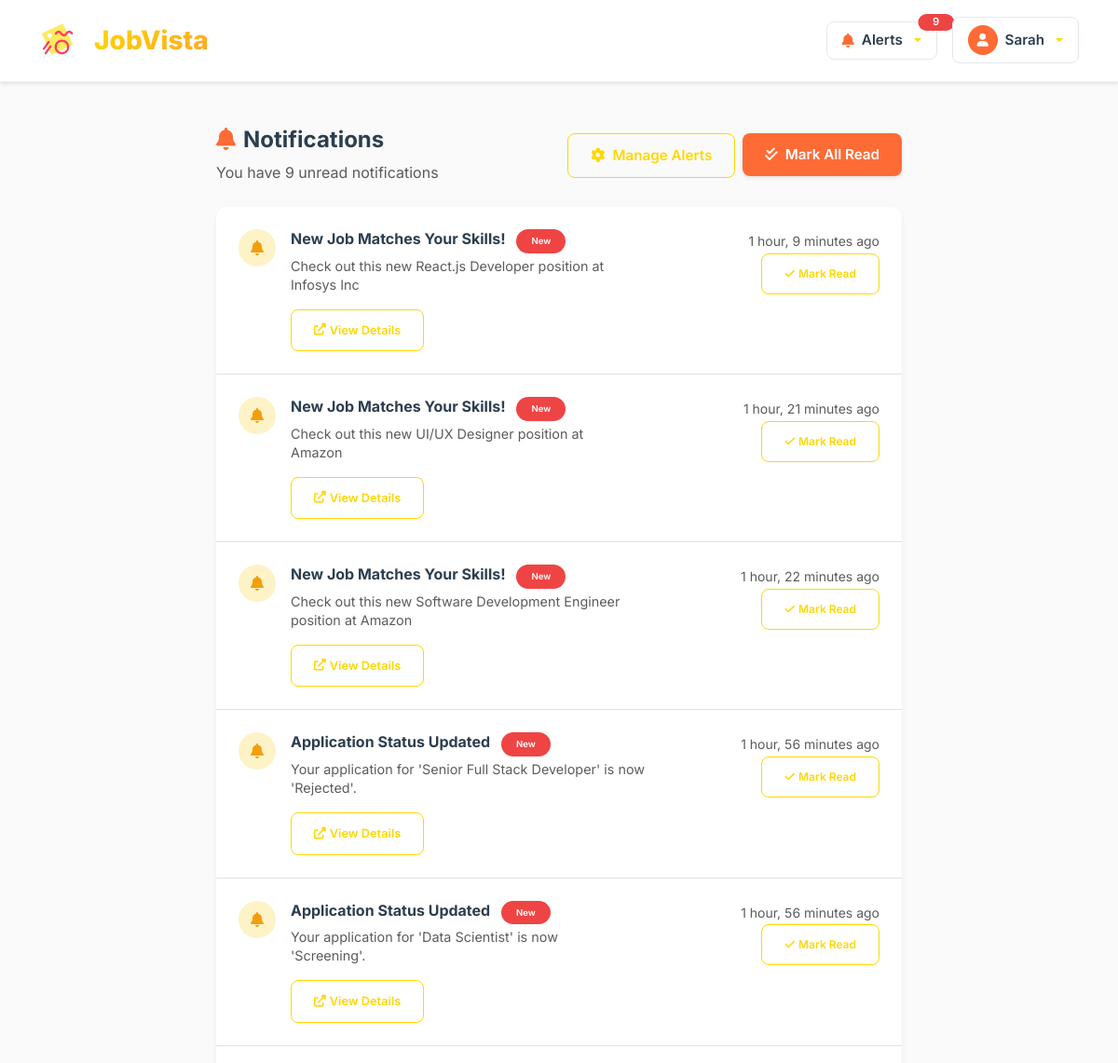
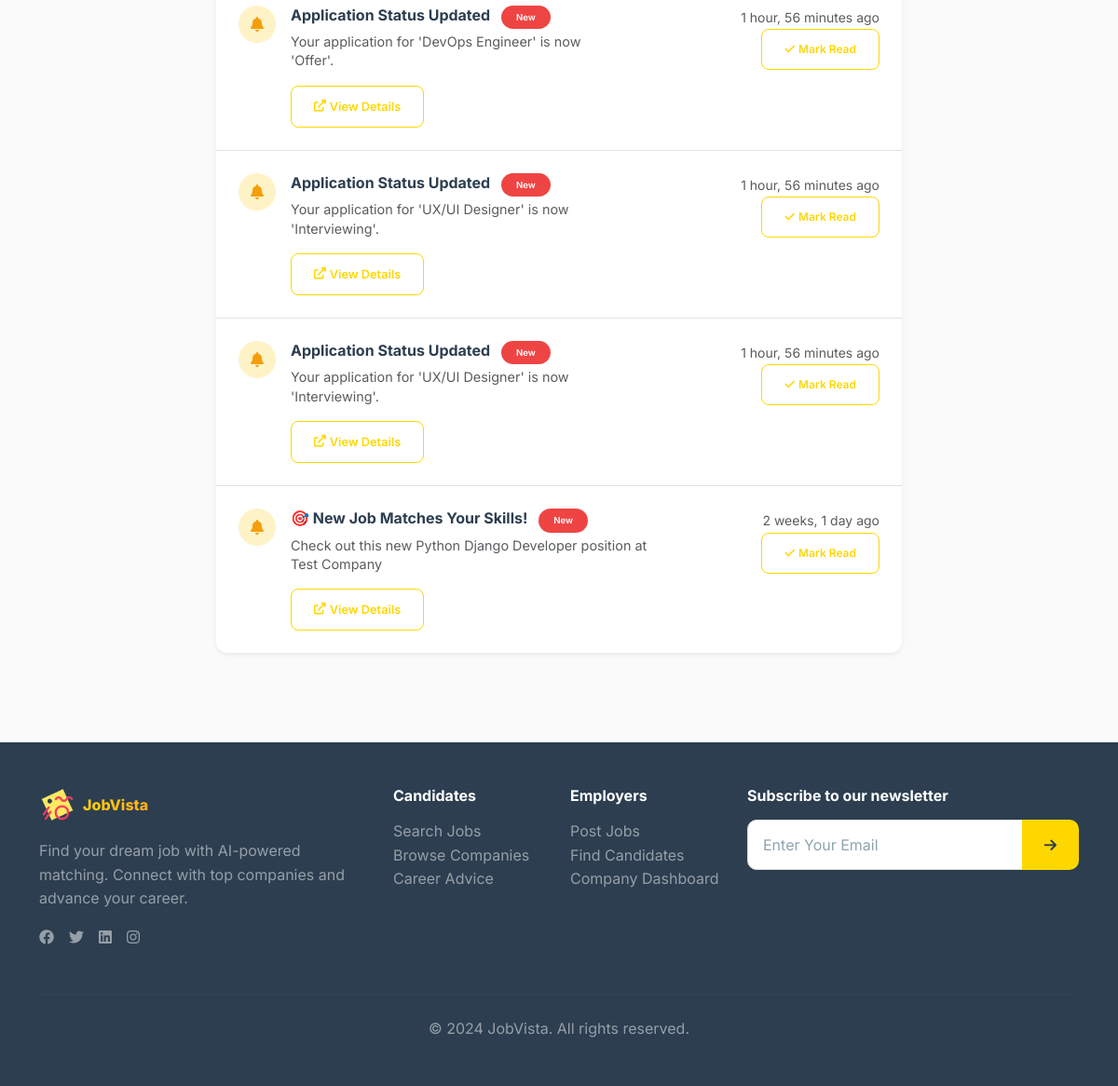
The app's page /notifications/ (signed in) with its own data (2 pictures, top to bottom).
### accounts/models.py (models this page shows, shortened)
class Notification(models.Model):
    user = models.ForeignKey(User, on_delete=models.CASCADE, related_name='notifications')
    title = models.CharField(max_length=200)
    message = models.TextField()
    link = models.CharField(max_length=300, blank=True)
    is_read = models.BooleanField(default=False)
    created_at = models.DateTimeField(auto_now_add=True)

### accounts/views.py (the view, shortened to what this page needs)
# urls.py: path('notifications/', notifications_view, name='notifications'),
@login_required
def notifications_view(request):
    notifications = Notification.objects.filter(user=request.user).order_by('-created_at')
    from django.core.paginator import Paginator
    paginator = Paginator(notifications, 10)
    page_number = request.GET.get('page')
    page_obj = paginator.get_page(page_number)
    context = {
        'notifications': page_obj,
        'total_notifications': notifications.count(),
        'unread_count': notifications.filter(is_read=False).count(),
    }
    return render(request, 'accounts/notifications.html', context)

### accounts/context_processors.py (called while the page is built)
def notifications_context(request):
    if request.user.is_authenticated:
        try:
            notifications = Notification.objects.filter(
                user=request.user,
                is_read=False
            ).order_by('-created_at')[:5]
            return {'notifications': notifications}
        except Exception:
            return {'notifications': []}
    return {'notifications': []}

### templates/accounts/notifications.html (shortened to what this page needs)
{% extends 'base.html' %}
{% load static %}
{% block content %}
<div class="container py-5">
    <div class="row justify-content-center">
        <div class="col-lg-8">
            <div class="d-flex justify-content-between align-items-center mb-4">
                <div>
                    <h1 class="display-6 font-bold mb-2" style="color: var(--text-primary);">
                        <i class="fas fa-bell me-2" style="color: var(--accent);"></i>Notifications
                    </h1>
                    <p class="text-muted mb-0">
                        {% if unread_count > 0 %}
                            You have {{ unread_count }} unread notification{{ unread_count|pluralize }}
                        {% else %}
                            All caught up! No new notifications.
                        {% endif %}
                    </p>
                </div>
                <div class="d-flex gap-2">
                    <a href="{% url 'job_alerts' %}" class="btn btn-outline">
                        <i class="fas fa-cog me-2"></i>Manage Alerts
                    </a>
                    {% if unread_count > 0 %}
                    <form method="POST" class="d-inline">
                        <button type="submit" class="btn btn-primary" name="mark_all_read" value="true">
                            <i class="fas fa-check-double me-2"></i>Mark All Read
                        </button>
                    </form>
                    {% endif %}
                </div>
            </div>
            {% if notifications %}
                <div class="card border-0 shadow-sm">
                    <div class="card-body p-0">
                        {% for notification in notifications %}
                        <div class="d-flex align-items-start gap-3 p-4 {% if not forloop.last %}border-bottom{% endif %}" style="border-color: #f1f5f9;">
                            <div class="flex-shrink-0">
                                <div class="rounded-circle d-flex align-items-center justify-content-center"
                                     style="width: 40px; height: 40px; background: {% if notification.is_read %}#f8fafc{% else %}#fef3c7{% endif %}; color: {% if notification.is_read %}#64748b{% else %}#f59e0b{% endif %};">
                                    <i class="fas fa-bell" style="font-size: 1rem;"></i>
                                </div>
                            </div>
                            <div class="flex-grow-1">
                                <div class="d-flex justify-content-between align-items-start mb-2">
                                    <div>
                                        <h6 class="font-semibold mb-1 {% if not notification.is_read %}font-bold{% endif %}"
                                            style="color: var(--text-primary);">
                                            {{ notification.title }}
                                            {% if not notification.is_read %}
                                            <span class="badge" style="background: #ef4444; color: white; font-size: 0.6rem; margin-left: 0.5rem;">New</span>
                                            {% endif %}
                                        </h6>
                                        <p class="text-muted mb-2" style="font-size: 0.9rem; line-height: 1.4;">
                                            {{ notification.message }}
                                        </p>
                                    </div>
                                    <div class="text-end">
                                        <small class="text-muted">{{ notification.created_at|timesince }} ago</small>
                                        {% if not notification.is_read %}
                                        <form method="POST" class="d-inline ms-2">
                                            <button type="submit" class="btn btn-sm btn-outline" style="font-size: 0.75rem;">
                                                <i class="fas fa-check me-1"></i>Mark Read
                                            </button>
                                        </form>
                                        {% endif %}
                                    </div>
                                </div>
                                {% if notification.link %}
                                <a href="{{ notification.link }}" class="btn btn-sm btn-outline" style="font-size: 0.8rem;">
                                    <i class="fas fa-external-link-alt me-1"></i>View Details
                                </a>
                                {% endif %}
                            </div>
                        </div>
                        {% endfor %}
                    </div>
                </div>
            {% endif %}
        </div>
    </div>
</div>
{% endblock %}

### templates/base.html (shortened to what this page needs)
{% load static %}
<!DOCTYPE html>
<html lang="en">
<head>
    <link href="https://cdn.jsdelivr.net/npm/bootstrap@5.3.0/dist/css/bootstrap.min.css" rel="stylesheet">
    <link rel="stylesheet" href="https://cdnjs.cloudflare.com/ajax/libs/font-awesome/6.0.0/css/all.min.css">
</head>
<body {% if user.is_authenticated and user.customuser.role == 'company' %}class="company-theme"{% endif %}>
    <nav class="navbar">
    <div class="container">
        <div class="d-flex align-items-center justify-content-between w-100">
            <div class="d-flex align-items-center gap-4">
                <a href="{% url 'home' %}" class="navbar-brand">
                    <img src="{% static 'assets/logo/logo.png' %}" alt="JobVista" class="me-2" style="height: 2.5rem; width: auto;">
                    <span class="logo-text">JobVista</span>
                </a>
                </div>
            <div class="d-flex align-items-center gap-2">
                        {% if user.is_authenticated %}
                    <div class="dropdown me-2">
                        <button class="btn btn-outline dropdown-toggle d-flex align-items-center gap-2 position-relative" type="button" id="alertsDropdown" data-bs-toggle="dropdown" aria-expanded="false" style="border: 1px solid #e2e8f0; border-radius: 8px; padding: 0.5rem 1rem; background: white;">
                            <i class="fas fa-bell" style="color: var(--accent);"></i>
                            <span class="font-medium" style="color: var(--text-primary);">Alerts</span>
                            {% if notifications %}
                            <span class="position-absolute top-0 start-100 translate-middle badge rounded-pill" style="background: #ef4444; color: white; font-size: 0.7rem; min-width: 18px; height: 18px;">
                                {{ notifications|length }}
                            </span>
                            {% endif %}
                                </button>
                </div>
                    <div class="dropdown">
                        <button class="btn btn-outline dropdown-toggle d-flex align-items-center gap-2" type="button" id="userDropdown" data-bs-toggle="dropdown" aria-expanded="false" style="border: 1px solid #e2e8f0; border-radius: 8px; padding: 0.5rem 1rem; background: white;">
                            <div class="rounded-circle d-flex align-items-center justify-content-center" style="width: 32px; height: 32px; background: var(--accent); color: white; font-size: 0.875rem;">
                                <i class="fas fa-user"></i>
                            </div>
                            <span class="font-medium" style="color: var(--text-primary);">{{ user.first_name|default:user.username|truncatechars:15 }}</span>
                    </button>
        </div>
                {% else %}
                    <a href="{% url 'login' %}" class="btn btn-secondary">Sign In</a>
                    <a href="{% url 'signup' %}" class="btn btn-primary">Sign Up</a>
                {% endif %}
            </div>
            </div>
        </div>
    </nav>
    <main>
        {% block content %}
        {% endblock %}
    </main>
    <div id="toast-container" class="toast-container position-fixed top-0 end-0 p-3" style="z-index: 9999;"></div>
    <footer class="mt-5" style="background: var(--bg-dark);">
        <div class="container py-5">
            <div class="row">
                <div class="col-md-4 mb-4">
                    <div class="d-flex align-items-center mb-3">
                        <img src="{% static 'assets/logo/logo.png' %}" alt="JobVista" class="me-2" style="height: 2.5rem; width: auto;">
                        <span class="logo-text text-white">JobVista</span>
                    </div>
                    <p class="text-white-50">Find your dream job with AI-powered matching. Connect with top companies and advance your career.</p>
                    <div class="d-flex gap-3">
                        <a href="#" class="text-white-50"><i class="fab fa-facebook"></i></a>
                        <a href="#" class="text-white-50"><i class="fab fa-twitter"></i></a>
                        <a href="#" class="text-white-50"><i class="fab fa-linkedin"></i></a>
                        <a href="#" class="text-white-50"><i class="fab fa-instagram"></i></a>
                    </div>
                </div>
                <div class="col-md-2 mb-4">
                    <h6 class="font-bold mb-3 text-white">Candidates</h6>
                    <ul class="list-unstyled">
                        <li><a href="#" class="text-white-50 text-decoration-none">Search Jobs</a></li>
                        <li><a href="#" class="text-white-50 text-decoration-none">Browse Companies</a></li>
                        <li><a href="#" class="text-white-50 text-decoration-none">Career Advice</a></li>
                    </ul>
                </div>
                <div class="col-md-2 mb-4">
                    <h6 class="font-bold mb-3 text-white">Employers</h6>
                    <ul class="list-unstyled">
                        <li><a href="#" class="text-white-50 text-decoration-none">Post Jobs</a></li>
                        <li><a href="#" class="text-white-50 text-decoration-none">Find Candidates</a></li>
                        <li><a href="#" class="text-white-50 text-decoration-none">Company Dashboard</a></li>
                    </ul>
                </div>
                <div class="col-md-4 mb-4">
                    <h6 class="font-bold mb-3 text-white">Subscribe to our newsletter</h6>
                    <div class="input-group">
                        <input type="email" class="form-control" placeholder="Enter Your Email" style="border-radius: 10px 0 0 10px;">
                        <button class="btn" style="background: var(--primary); color: var(--text-primary); border-radius: 0 10px 10px 0;">
                            <i class="fas fa-arrow-right"></i>
                        </button>
                    </div>
                </div>
            </div>
            <hr class="my-4" style="border-color: rgba(255,255,255,0.1);">
            <div class="text-center">
                <p class="text-white-50 mb-0">&copy; 2024 JobVista. All rights reserved.</p>
            </div>
        </div>
    </footer>
</body>
</html>

### templates/base.html (style rules this page uses)
:root { --primary: #FFD700; --primary-light: #FFF59D; --primary-dark: #F57F17; --accent: #FF6B35; --accent-light: #FF8A65; --accent-dark: #E65100; --text-primary: #2C3E50; --text-secondary: #546E7A; --text-muted: #90A4AE; --border: #E0E0E0; --bg-primary: #FFFFFF; --bg-secondary: #FAFAFA; --bg-tertiary: #F5F5F5; --bg-dark: #2C3E50; --success: #4CAF50; --warning: #FF9800; --info: #2196F3; --danger: #F44336; --shadow-sm: 0 2px 4px 0 rgba(0, 0, 0, 0.1); --shadow-md: 0 4px 8px 0 rgba(0, 0, 0, 0.12); --shadow-lg: 0 8px 16px 0 rgba(0, 0, 0, 0.15); --shadow-xl: 0 12px 24px 0 rgba(0, 0, 0, 0.18); --gradient-primary: linear-gradient(135deg, #FFD700 0%, #FFA726 100%); --gradient-accent: linear-gradient(135deg, #FF6B35 0%, #FF8A65 100%); --gradient-hero: linear-gradient(135deg, #FFD700 0%, #FF6B35 100%); --gradient-dark: linear-gradient(135deg, #2C3E50 0%, #34495E 100%); }
* { box-sizing: border-box; }
body { font-family: 'Inter', -apple-system, BlinkMacSystemFont, 'Segoe UI', Roboto, sans-serif; background-color: var(--bg-secondary); color: var(--text-primary); line-height: 1.6; margin: 0; padding: 0; font-weight: 400; }
h1, h2, h3, h4, h5, h6 { color: var(--text-primary); font-weight: 600; line-height: 1.2; margin-bottom: 0.5rem; }
.display-6 { font-size: 1.5rem; font-weight: 600; }
.navbar { background: rgba(255, 255, 255, 0.95); backdrop-filter: blur(10px); border-bottom: 1px solid rgba(226, 232, 240, 0.5); padding: 1rem 0; position: sticky; top: 0; z-index: 1000; box-shadow: var(--shadow-sm); }
.navbar-brand { font-size: 1.75rem; font-weight: 800; color: var(--text-primary); text-decoration: none; display: flex; align-items: center; gap: 0.75rem; }
.logo-text { background: var(--gradient-primary); -webkit-background-clip: text; -webkit-text-fill-color: transparent; background-clip: text; font-weight: 800; }
.btn { display: inline-flex; align-items: center; justify-content: center; padding: 0.75rem 1.5rem; border-radius: 0.5rem; font-weight: 600; text-decoration: none; transition: all 0.2s ease; border: none; cursor: pointer; font-size: 0.95rem; line-height: 1.5; }
.btn-primary { background: var(--accent); color: white; box-shadow: var(--shadow-sm); }
.btn-outline { background: transparent; color: var(--primary); border: 1px solid var(--primary); }
.card { background: var(--bg-primary); border: 1px solid var(--border); border-radius: 0.75rem; box-shadow: var(--shadow-sm); transition: all 0.2s ease; overflow: hidden; }
.form-control { width: 100%; padding: 0.875rem 1rem; border: 1px solid var(--border); border-radius: 0.5rem; font-size: 1rem; transition: all 0.2s ease; background: var(--bg-primary); color: var(--text-primary); }
.form-control::placeholder { color: var(--text-muted); }
.badge { display: inline-flex; align-items: center; padding: 0.25rem 0.75rem; border-radius: 1rem; font-size: 0.75rem; font-weight: 600; line-height: 1; }
.badge { padding: 0.5rem 1rem; border-radius: 2rem; font-weight: 600; font-size: 0.875rem; }

### templates/accounts/notifications.html (style rules this page uses)
.font-bold { font-weight: 700; }
.badge { font-weight: 600; }

### records on screen
Notification: title "New Job Matches Your Skills!", is_read "New", message "Check out this new React.js Developer position at Infosys Inc", created_at "1 hour, 9 minutes"
Notification: title "New Job Matches Your Skills!", is_read "New", message "Check out this new UI/UX Designer position at Amazon", created_at "1 hour, 21 minutes"
Notification: title "New Job Matches Your Skills!", is_read "New", message "Check out this new Software Development Engineer position at Amazon", created_at "1 hour, 22 minutes"
Notification: title "Application Status Updated", is_read "New", message "Your application for 'Senior Full Stack Developer' is now 'Rejected'.", created_at "1 hour, 56 minutes"
Notification: title "Application Status Updated", is_read "New", message "Your application for 'Data Scientist' is now 'Screening'.", created_at "1 hour, 56 minutes"
Notification: title "Application Status Updated", is_read "New", message "Your application for 'DevOps Engineer' is now 'Offer'.", created_at "1 hour, 56 minutes"
Notification: title "Application Status Updated", is_read "New", message "Your application for 'UX/UI Designer' is now 'Interviewing'.", created_at "1 hour, 56 minutes"
Notification: title "Application Status Updated", is_read "New", message "Your application for 'UX/UI Designer' is now 'Interviewing'.", created_at "1 hour, 56 minutes"
Notification: title "🎯 New Job Matches Your Skills!", is_read "New", message "Check out this new Python Django Developer position at Test Company", created_at "2 weeks, 1 day"

### other values on screen
{{ notifications|length }} "9"
{{ user.first_name|default:user.username|truncatechars:15 }} "Sarah"
{{ unread_count }} "9"
